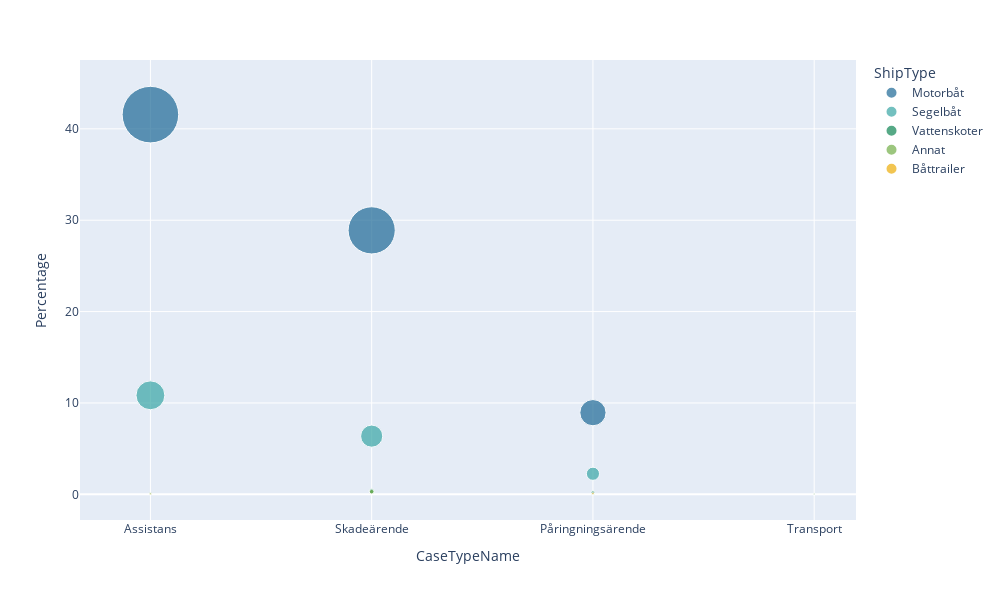

The cell this chart's notebook holds for it:
### Code cell
bubbles_figure_probabilities(create_Subdata(events,[EVENTS_TYPE,ADITIONAL_TYPES[0]]),EVENTS_TYPE,ADITIONAL_TYPES[0])

### Figure 1 — Plotly figure (JSON) as saved in the notebook; plotly's stock layout.template omitted (floating-point values rounded to 4 significant figures)
{"data": [{"hovertemplate": "<b>%{hovertext}</b><br><br>ShipType=Motorbåt<br>CaseTypeName=%{x}<br>Percentage=%{marker.size}<extra></extra>", "hovertext": ["Motorbåt", "Motorbåt", "Motorbåt", "Motorbåt"], "legendgroup": "Motorbåt", "marker": {"color": "rgb(29, 105, 150)", "size": [41.56, 28.89, 8.937, 0.03519], "sizemode": "area", "sizeref": 0.02597, "symbol": "circle"}, "mode": "markers", "name": "Motorbåt", "orientation": "v", "showlegend": true, "type": "scatter", "x": ["Assistans", "Skadeärende", "Påringningsärende", "Transport"], "xaxis": "x", "y": [41.56, 28.89, 8.937, 0.03519], "yaxis": "y"}, {"hovertemplate": "<b>%{hovertext}</b><br><br>ShipType=Segelbåt<br>CaseTypeName=%{x}<br>Percentage=%{marker.size}<extra></extra>", "hovertext": ["Segelbåt", "Segelbåt", "Segelbåt"], "legendgroup": "Segelbåt", "marker": {"color": "rgb(56, 166, 165)", "size": [10.84, 6.369, 2.252], "sizemode": "area", "sizeref": 0.02597, "symbol": "circle"}, "mode": "markers", "name": "Segelbåt", "orientation": "v", "showlegend": true, "type": "scatter", "x": ["Assistans", "Skadeärende", "Påringningsärende"], "xaxis": "x", "y": [10.84, 6.369, 2.252], "yaxis": "y"}, {"hovertemplate": "<b>%{hovertext}</b><br><br>ShipType=Vattenskoter<br>CaseTypeName=%{x}<br>Percentage=%{marker.size}<extra></extra>", "hovertext": ["Vattenskoter", "Vattenskoter", "Vattenskoter"], "legendgroup": "Vattenskoter", "marker": {"color": "rgb(15, 133, 84)", "size": [0.3519, 0.1759, 0.07037], "sizemode": "area", "sizeref": 0.02597, "symbol": "circle"}, "mode": "markers", "name": "Vattenskoter", "orientation": "v", "showlegend": true, "type": "scatter", "x": ["Skadeärende", "Påringningsärende", "Assistans"], "xaxis": "x", "y": [0.3519, 0.1759, 0.07037], "yaxis": "y"}, {"hovertemplate": "<b>%{hovertext}</b><br><br>ShipType=Annat<br>CaseTypeName=%{x}<br>Percentage=%{marker.size}<extra></extra>", "hovertext": ["Annat", "Annat", "Annat", "Annat"], "legendgroup": "Annat", "marker": {"color": "rgb(115, 175, 72)", "size": [0.2815, 0.07037, 0.03519, 0.03519], "sizemode": "area", "sizeref": 0.02597, "symbol": "circle"}, "mode": "markers", "name": "Annat", "orientation": "v", "showlegend": true, "type": "scatter", "x": ["Skadeärende", "Assistans", "Påringningsärende", "Transport"], "xaxis": "x", "y": [0.2815, 0.07037, 0.03519, 0.03519], "yaxis": "y"}, {"hovertemplate": "<b>%{hovertext}</b><br><br>ShipType=Båttrailer<br>CaseTypeName=%{x}<br>Percentage=%{marker.size}<extra></extra>", "hovertext": ["Båttrailer", "Båttrailer"], "legendgroup": "Båttrailer", "marker": {"color": "rgb(237, 173, 8)", "size": [0.07037, 0.03519], "sizemode": "area", "sizeref": 0.02597, "symbol": "circle"}, "mode": "markers", "name": "Båttrailer", "orientation": "v", "showlegend": true, "type": "scatter", "x": ["Påringningsärende", "Assistans"], "xaxis": "x", "y": [0.07037, 0.03519], "yaxis": "y"}], "layout": {"height": 600, "legend": {"itemsizing": "constant", "title": {"text": "ShipType"}, "tracegroupgap": 0}, "margin": {"t": 60}, "width": 1000, "xaxis": {"anchor": "y", "categoryarray": ["Assistans", "Skadeärende", "Påringningsärende", "Transport"], "categoryorder": "array", "domain": [0, 1], "tickangle": 0, "title": {"text": "CaseTypeName"}}, "yaxis": {"anchor": "x", "domain": [0, 1], "title": {"text": "Percentage"}}}}
